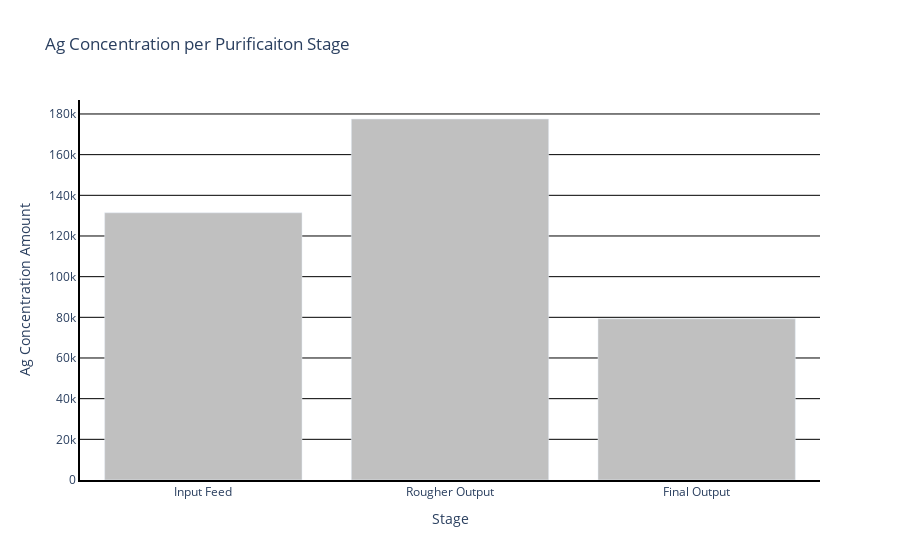

The notebook cell saved with this chart:
### Markdown cell above
##### Silver Concentration per Purification Stage Bar Chart

### Code cell
#Use plotly express to create a bar chart that displays the Ag Concentration per Purification Stage.
ag_bar = px.bar(ag_df, x='Stage', y='Ag Concentration Amount', title='Ag Concentration per Purificaiton Stage', color_discrete_sequence=['silver'])

#Use update_layout() in order to change the plot color to white and add black gridlines.
ag_bar.update_layout(plot_bgcolor='white', yaxis=dict(showgrid=True, gridcolor='black'))

#Use update_yaxes() to display y axis line in black.
ag_bar.update_xaxes(showline=True, linewidth=2, linecolor='black')

#Use update_xaxes() to display x axis line in black.
ag_bar.update_yaxes(showline=True, linewidth=2, linecolor='black')

#Use the show() method to display the chart.
ag_bar.show()

### Figure 1 — Plotly figure (JSON) as saved in the notebook; plotly's stock layout.template omitted (floating-point values rounded to 4 significant figures)
{"data": [{"alignmentgroup": "True", "hovertemplate": "Stage=%{x}<br>Ag Concentration Amount=%{y}<extra></extra>", "legendgroup": "", "marker": {"color": "silver", "pattern": {"shape": ""}}, "name": "", "offsetgroup": "", "orientation": "v", "showlegend": false, "textposition": "auto", "type": "bar", "x": ["Input Feed", "Rougher Output", "Final Output"], "xaxis": "x", "y": [131400.0, 177500.0, 79250.0], "yaxis": "y"}], "layout": {"barmode": "relative", "legend": {"tracegroupgap": 0}, "plot_bgcolor": "white", "title": {"text": "Ag Concentration per Purificaiton Stage"}, "xaxis": {"anchor": "y", "domain": [0, 1], "linecolor": "black", "linewidth": 2, "showline": true, "title": {"text": "Stage"}}, "yaxis": {"anchor": "x", "domain": [0, 1], "gridcolor": "black", "linecolor": "black", "linewidth": 2, "showgrid": true, "showline": true, "title": {"text": "Ag Concentration Amount"}}}}
